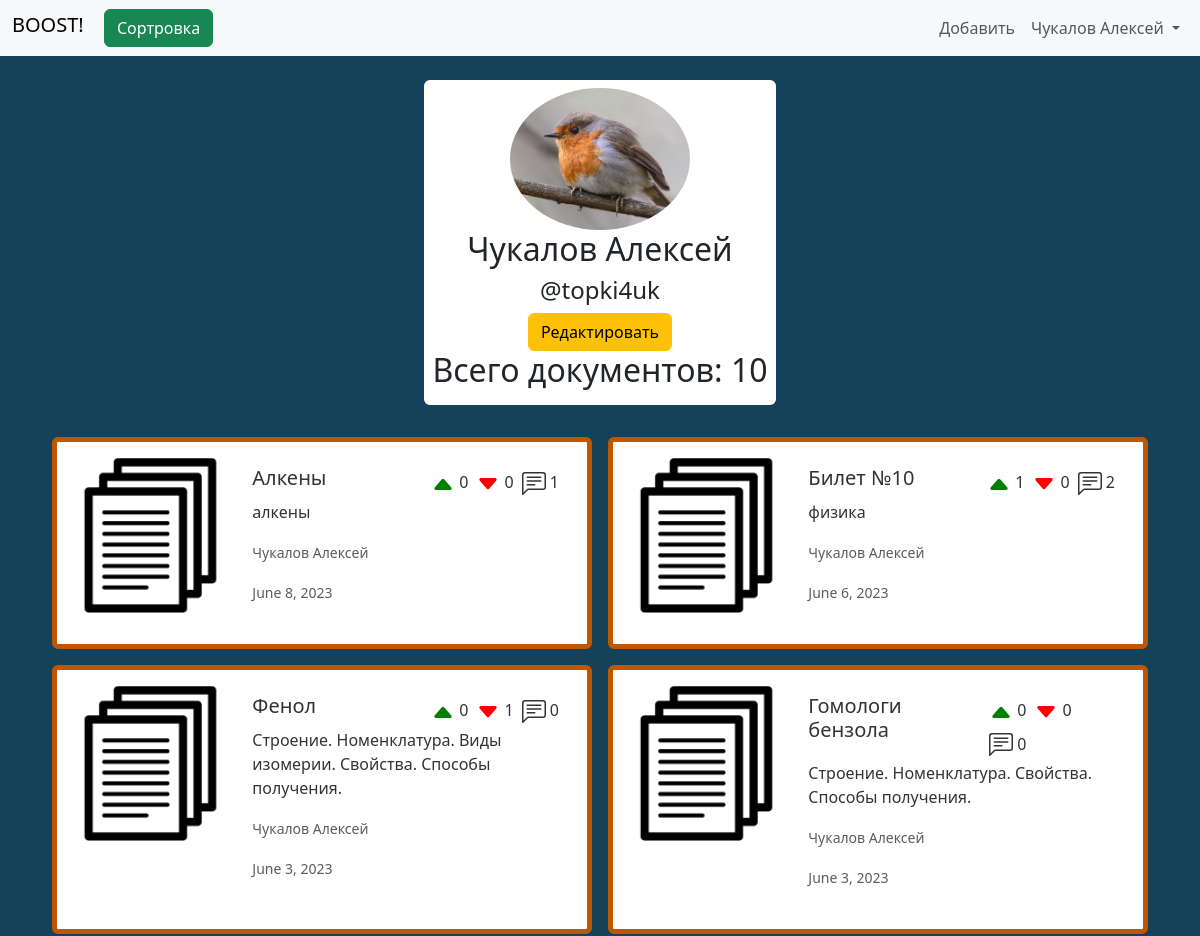
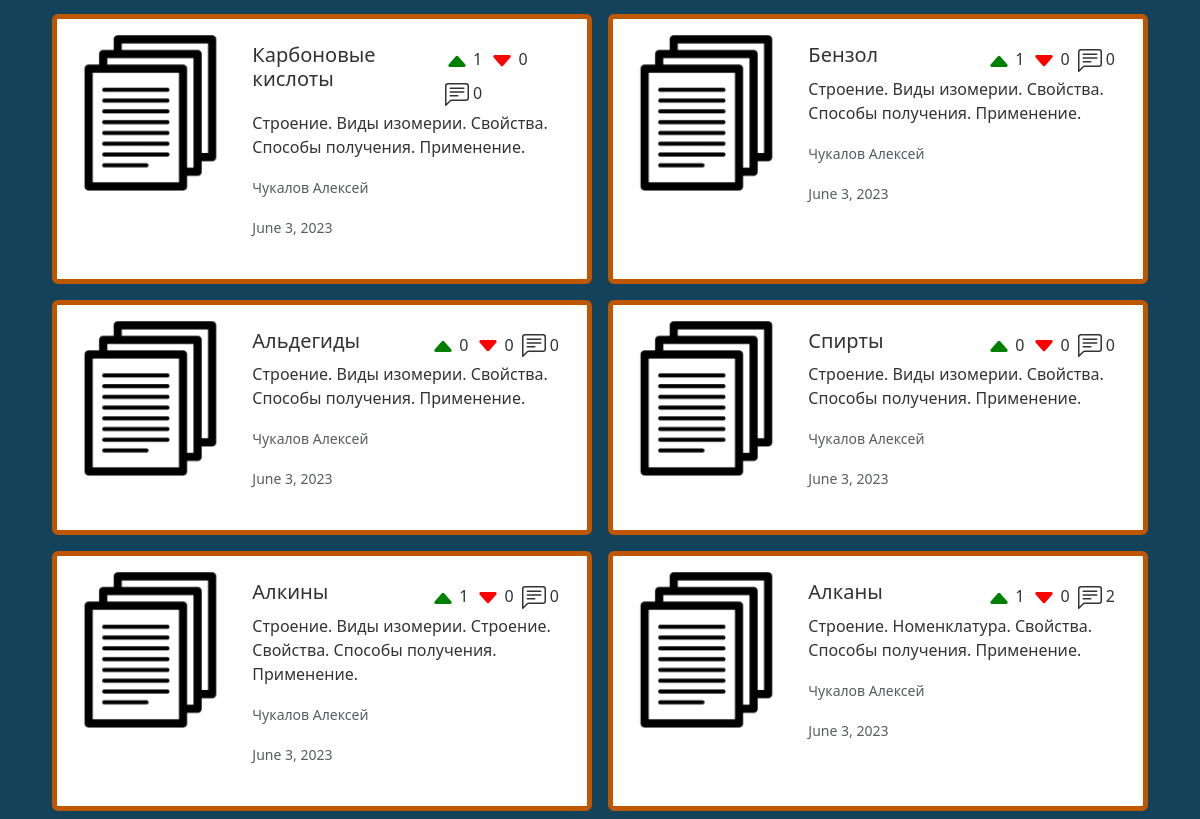
/id1/ (signed in), run on the app's committed database (2 pictures, top to bottom).
### accounts/models.py (models this page shows, shortened)
class User (AbstractBaseUser):
    objects = UserManager()
    email = models.EmailField(
        verbose_name='email address',
        max_length=255,
        unique=True
    )
    username = models.CharField(
        verbose_name='username',
        max_length=30,
        unique=True
    )
    avatar = models.ImageField(
        verbose_name='Avatar',
        default='media/default_images/default_avatar.png',
        upload_to='media/',
        blank=False,
    )
    first_name = models.CharField(
        verbose_name='first name',
        max_length=30
    )
    last_name = models.CharField(
        verbose_name='last name',
        max_length=30
    )
    bookmarks = models.ManyToManyField(
        Doc,
        blank=True
    )
    is_active = models.BooleanField(default=True)
    staff = models.BooleanField(default=False)
    admin = models.BooleanField(default=False)
    USERNAME_FIELD = 'email'
    REQUIRED_FIELDS = ['username', 'first_name', 'last_name']
    def __str__(self):
        return f'{self.last_name} {self.first_name}'

### app/models.py (models this page shows, shortened)
class Doc (models.Model):
    title = models.CharField(max_length=255)
    description = models.CharField(max_length=511, blank=True)
    link = models.URLField(max_length=255, unique=True)
    path = models.CharField(max_length=127)
    preview = models.ImageField(
        upload_to='media/',
        blank=False,
        default='media/default_images/default_document.png'
    )
    likes = models.IntegerField(default=0)
    dislikes = models.IntegerField(default=0)
    comments = models.IntegerField(default=0)
    studies = models.ManyToManyField(Study)
    subjects = models.ManyToManyField(Subject)
    author = models.ForeignKey(User, on_delete=models.CASCADE)
    date = models.DateField()

### app/views.py (the view)
# urls.py: path('id<int:pk>/', login_required(views.profile, login_url='/login/'), name='profile'),
def profile(request, pk):
    context = {}
    user_profile = User.objects.get(pk=pk)
    docs = Doc.objects.filter(
        author=user_profile
    )
    if request.GET.get('drop'):
        return redirect(f'/id{request.user.pk}')
    sort_docs = SortDocs(request)
    sort_docs.convert()
    docs = sort_docs.make_request(docs)
    context['sort_form'] = TagsSortForm(
        initial={
            'studies': sort_docs.studies,
            'sort_type': sort_docs.sort_type_get,
            'subjects': sort_docs.subjects,
        }
    )
    context['search_form'] = SearchForm(
        initial={
            'q': sort_docs.search
        }
    )
    context['user_profile'] = user_profile
    context['docs'] = docs
    context['has_docs'] = True
    return render(request, 'profile.html', context)

### app/sort_docs.py (called while the page is built, shortened)
    def convert(self):
        if self.sort_type_get:
            self.sort_type = self.SORT_TYPES[int(self.sort_type_get) - 1]
        else:
            self.sort_type = '-pk'
        if self.subjects:
            self.query_subjects = Q(subjects__in=self.subjects)
        if self.studies:
            self.query_studies = Q(studies__in=self.studies)

    def make_request(self, docs=Doc.objects.all()):
        docs = docs.filter(
            self.query_subjects & self.query_studies & (self.query_title | self.query_description)
        ).order_by(self.sort_type)
        return docs

### app/tags.py (called while the page is built)
    def __str__(self):
        return self.name

    def __str__(self):
        return self.level

### app/templates/profile.html (shortened to what this page needs)
<!DOCTYPE html>
{% load static %}
<html lang="en">
<head>
    <link rel="stylesheet" href="{% static 'bootstrap.min.css' %}">
    <link rel="stylesheet" href="{% static 'styles/profile.css' %}">
    <link rel="stylesheet" href="{% static 'styles/main.css' %}">
</head>
<body>
    <header class="mb-4">
        {% include 'menu.html' %}
    </header>
    <main>
        <section class="d-flex justify-content-center">
            <section class="d-flex align-items-center flex-column mb-4 p-2 bg-body rounded">
                <img class="rounded-circle" id="avatar" src="{{user_profile.avatar.url}}" alt="">
                <h2 class="text-center">{{user_profile}}</h2>
                <h4 class="text-center">@{{user_profile.username}}</h4>
                {% if user_profile == user %}
                    <a class="btn btn-warning" href="edit/">Редактировать</a>
                {% endif %}
                <h2>Всего документов: {{docs.count}}</h2>
            </section>
        </section>
            <section class="d-flex justify-content-center flex-wrap">
                {% for doc in docs %}
                    <div class="cardDoc card border-5 m-2 p-2" style="max-width: 540px;">
                        <a href="/document{{doc.pk}}" class="cardLink">
                        <div class="row g-0">
                        <div class="col-md-4 p-2 align-bottom">
                            <img src="{{doc.preview.url}}" class="img-fluid rounded-start" alt="">
                        </div>
                            <div class="col-md-8">
                                <div class="card-body">
                                    <div class="d-flex justify-content-between">
                                        <h5 class="card-title">{{doc.title}}</h5>
                                        <div class="d-flex flex-wrap">
                                            <p class="m-1">{% include 'note_icons/caret_up_fill.html' %} {{doc.likes}}</p>
                                            <p class="m-1">{% include 'note_icons/caret_down_fill.html' %} {{doc.dislikes}}</p>
                                            <p class="m-1">{% include 'note_icons/comment.html' %} {{doc.comments}}</p>
                                        </div>
                                    </div>
                                        <p class="card-text">{{doc.description}}</p>
                                        <p class="card-text"><small class="text-body-secondary">{{doc.author}}</small></p>
                                        <div class="d-flex justify-content-between">
                                            <p class="card-text"><small class="text-body-secondary">{{doc.date}}</small></p>
                                        </div>
                                    </div>
                                </div>
                            </div>
                        </a>
                        </div>
                {% endfor %}
            </section>
    </main>
</body>
</html>

### app/templates/menu.html (shortened to what this page needs)
<nav class="navbar navbar-expand-lg bg-body-tertiary">
        <div class="container-fluid">
          <div>
            {% if request.path == '/' %}
          <a class="navbar-brand" href="#">BOOST!</a>
          {% else %}
          <a class="navbar-brand" href="/">BOOST!</a>
          {% endif %}
          {% if has_docs %}
            <button type="button" class="btn btn-success" data-bs-toggle="modal" data-bs-target="#staticBackdrop">
              Сортровка
            </button>
            {% endif %}
          </div>
            <div class="d-flex justify-content-end">
          <div class="collapse navbar-collapse" id="navbarNavDropdown">
            <ul class="navbar-nav">
              {% if request.user.is_authenticated %}
                <li class="nav-item">
                  <a class="nav-link" href="/create">Добавить</a>
                </li>
              <div class="dropdown-center">
                <li class="nav-item dropdown">
                  <a class="nav-link dropdown-toggle" href="#" role="button" data-bs-toggle="dropdown" aria-expanded="false">
                    {{request.user}}
                  </a>
                </li>
              </div>
              {% else %}
              <li class="nav-item">
                <a class="nav-link" href="/login">Войти</a>
              </li>
              {% endif %}
            </ul>
            </div>
          </div>
        </div>
      </nav>

### app/templates/note_icons/caret_up_fill.html
<svg xmlns="http://www.w3.org/2000/svg" width="24" height="24" fill="currentColor" class="bi bi-caret-up-fill" viewBox="0 0 16 16">
  <g color="green">
    <path d="m7.247 4.86-4.796 5.481c-.566.647-.106 1.659.753 1.659h9.592a1 1 0 0 0 .753-1.659l-4.796-5.48a1 1 0 0 0-1.506 0z"/>
  </g>
</svg>

### app/templates/note_icons/caret_down_fill.html
<svg xmlns="http://www.w3.org/2000/svg" width="24" height="24" fill="currentColor" class="bi bi-caret-down-fill" viewBox="0 0 16 16">
  <g color="red">
    <path d="M7.247 11.14 2.451 5.658C1.885 5.013 2.345 4 3.204 4h9.592a1 1 0 0 1 .753 1.659l-4.796 5.48a1 1 0 0 1-1.506 0z"/>
  </g>
</svg>

### static/styles/profile.css (style rules this page uses)
#avatar { width: 15vw; max-height: 15vw; }

### static/styles/main.css (style rules this page uses)
body { background-color: #14425A; }
.cardDoc { border-color: #BF5700; }
.cardLink { text-decoration: none; color: #333333; }
img { width: 100%; }

### data on the page
User: user "Чукалов Алексей", avatar (picture), last_name+first_name "Чукалов Алексей", username "topki4uk"
Doc: preview (placeholder picture), title "Алкены", likes "0", dislikes "0", comments "1", description "алкены", author "Чукалов Алексей", date "June 8, 2023"
Doc: preview (placeholder picture), title "Билет №10", likes "1", dislikes "0", comments "2", description "физика", author "Чукалов Алексей", date "June 6, 2023"
Doc: preview (placeholder picture), title "Фенол", likes "0", dislikes "1", comments "0", description "Строение. Номенклатура. Виды изомерии. Свойства. Способы получения.", author "Чукалов Алексей", date "June 3, 2023"
Doc: preview (placeholder picture), title "Гомологи бензола", likes "0", dislikes "0", comments "0", description "Строение. Номенклатура. Свойства. Способы получения.", author "Чукалов Алексей", date "June 3, 2023"
Doc: preview (placeholder picture), title "Карбоновые кислоты", likes "1", dislikes "0", comments "0", description "Строение. Виды изомерии. Свойства. Способы получения. Применение.", author "Чукалов Алексей", date "June 3, 2023"
Doc: preview (placeholder picture), title "Бензол", likes "1", dislikes "0", comments "0", description "Строение. Виды изомерии. Свойства. Способы получения. Применение.", author "Чукалов Алексей", date "June 3, 2023"
Doc: preview (placeholder picture), title "Альдегиды", likes "0", dislikes "0", comments "0", description "Строение. Виды изомерии. Свойства. Способы получения. Применение.", author "Чукалов Алексей", date "June 3, 2023"
Doc: preview (placeholder picture), title "Спирты", likes "0", dislikes "0", comments "0", description "Строение. Виды изомерии. Свойства. Способы получения. Применение.", author "Чукалов Алексей", date "June 3, 2023"
Doc: preview (placeholder picture), title "Алкины", likes "1", dislikes "0", comments "0", description "Строение. Виды изомерии. Строение. Свойства. Способы получения. Применение.", author "Чукалов Алексей", date "June 3, 2023"
Doc: preview (placeholder picture), title "Алканы", likes "1", dislikes "0", comments "2", description "Строение. Номенклатура. Свойства. Способы получения. Применение.", author "Чукалов Алексей", date "June 3, 2023"

### other printed values
{{ docs.count }} "10"
